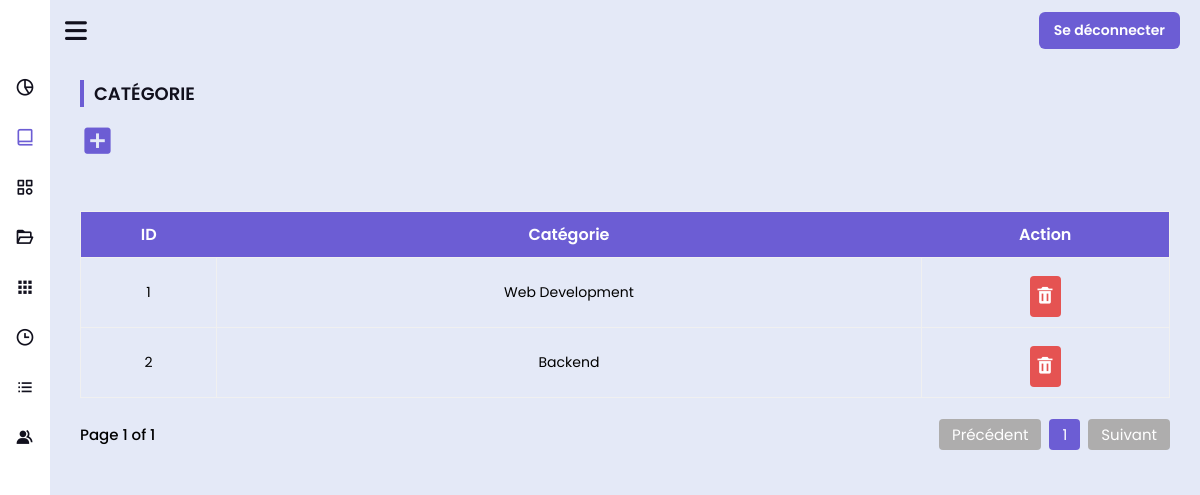
/assets/panel/admin/admin-pages/category.php (signed in), run on the app's committed database.
### tables this page shows
CREATE TABLE `category` (
  `catid` int(11) NOT NULL,
  `category` varchar(100) NOT NULL
);

### assets/panel/admin/admin-pages/pagination-logic.php (called while the page is built, shortened)
<?php
if (isset($_GET['page_no']) && $_GET['page_no']!=""){
  $page_no = $_GET['page_no'];
} else {
  $page_no = 1;
}
$total_records_per_page = 4;
$offset = ($page_no-1) * $total_records_per_page;
?>

### assets/panel/admin/admin-pages/category.php (the view, shortened to what this page needs)
<?php
$table_value = 'category';
include 'pagination-logic.php';
$result = mysqli_query($con, "SELECT * FROM $table_value LIMIT $offset, $total_records_per_page");
?>
<!DOCTYPE html>
<html lang="en">
<head>
    <link rel="stylesheet" href="../../css/main.css" />
    <link href="https://unpkg.com/boxicons@2.1.4/css/boxicons.min.css" rel="stylesheet" />
    <link rel="stylesheet" href="https://cdnjs.cloudflare.com/ajax/libs/font-awesome/6.3.0/css/all.min.css" />
</head>
<body onload="preloader()">
    <?php include 'sidebar.php'; ?>
    <section class="home-section">
        <div class="home-content">
            <i class="fa-solid fa-bars"></i>
            <div class="logout">
                <button><a href="logout.php">Se déconnecter</a></button>
            </div>
        </div>
        <div class="control-panel">
            <h4>Catégorie</h4>
            <div class="add-cat">
                <button class="category-btn"><i class='bx bxs-plus-square'></i></button>
            </div>
            <div class="main">
                <?php
                if (isset($_SESSION['lib-name'])) {
                    if (mysqli_num_rows($result) > 0) {
                ?>
                        <div class="book-table">
                            <table>
                                <tr class="table-header">
                                    <th>ID</th>
                                    <th>Catégorie</th>
                                    <th>Action</th>
                                </tr>
                                <?php
                                while ($row = mysqli_fetch_assoc($result)) {
                                ?>
                                    <tr>
                                        <td>
                                            <?php echo $row['catid']; ?>
                                        </td>
                                        <td>
                                            <?php echo $row['category']; ?>
                                        </td>
                                        <td class="action-btns">
                                            <div class="delete">
                                                <button class="delete-btn"><a href="delete-cat.php?id=<?php echo $row['catid']; ?>"><i class='bx bxs-trash'></i></a></button>
                                            </div>
                                        </td>
                                    </tr>
                                <?php
                                }
                                ?>
                            </table>
                        </div>
                        <?php include 'pagination.php'; ?>
                    <?php
                    } else {
                    ?>
                        <p class="error">Aucune catégorie n'a encore été ajoutée</p>
                    <?php
                    }
                }
                ?>
            </div>
        </div>
    </section>
</body>
</html>

### assets/panel/css/main.css (style rules this page uses)
* { margin: 0; padding: 0; box-sizing: border-box; font-family: Poppins,sans-serif }
.home-section { height: 100vh!important }
.home-section .book-table table tr .action-btns button a { text-decoration: none; color: #fff }
.home-section .control-panel { height: auto }
.home-section .control-panel h4,.modal-content .modal-header h4 { color: #11101d; text-transform: uppercase; border-left: 4px solid #6c5dd4; padding-left: 10px }
.home-section .control-panel h4 { font-size: 18px; font-weight: 600 }
.home-section .book-table table tr th { padding: 10px 0; font-weight: 600 }
.home-section .book-table table tr td { padding: 10px; font-size: 14px; border: 1px solid #f0f0f0 }
.home-section .book-table table tr .action-btns button { color: #fff; border: 0; padding: 6px 6px 5px 5px; font-size: 20px; cursor: pointer; border-radius: 4px }
.add-cat button { background: 0 0; border: 0; cursor: pointer; color: #6c5dd4; margin-top: 1rem }
.add-cat button i { font-size: 35px }
.home-section .control-panel .panel-container .panel,.home-section .home-content,.sidebar .nav-links li .iocn-link { display: flex; align-items: center; justify-content: space-between }
.home-section { position: relative; background: #e4e9f7; left: 260px; width: calc(100% - 260px); transition: .5s }
.sidebar.close~.home-section { left: 50px; width: calc(100% - 50px) }
.home-section .home-content { height: 60px }
.home-content .logout { margin-right: 20px }
.home-content .logout button { background-color: #6c5dd4; border: 0; border-radius: 6px; padding: 8px 15px; font-size: 14px; font-weight: 600 }
.home-content .logout button a { text-decoration: none; color: #fff }
.home-section .home-content .fa-bars { color: #11101d; font-size: 25px; margin: 0 15px; cursor: pointer }
.home-section .control-panel { padding: 20px 30px; background-color: #e4e9f7 }
.home-section .control-panel .book-table { overflow-x: auto; margin-top: 3rem }
.home-section .control-panel .book-table table { border-collapse: collapse; border: 1px solid #f0f0f0; text-align: center; width: 100% }
.home-section .book-table table .table-header { margin-bottom: 1rem; background-color: #6c5dd4; color: #fff }
.action-btns .send-mail button,.home-section .book-table table tr .action-btns .delete button { background-color: #e55352; margin-top: .5rem }

### data on the page
category: catid "1", category "Web Development"
category: catid "2", category "Backend"

### other printed values
$page_no "1"
$total_no_of_pages "1"
